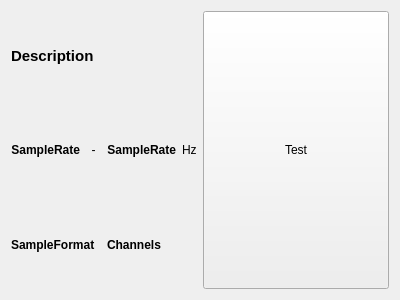
<?xml version="1.0" encoding="UTF-8"?>
<ui version="4.0">
 <class>AudioOutputPreview</class>
 <widget class="QWidget" name="AudioOutputPreview">
  <property name="geometry">
   <rect>
    <x>0</x>
    <y>0</y>
    <width>400</width>
    <height>300</height>
   </rect>
  </property>
  <property name="windowTitle">
   <string>Form</string>
  </property>
  <layout class="QHBoxLayout" name="horizontalLayout_3">
   <item>
    <layout class="QVBoxLayout" name="verticalLayout">
     <item>
      <widget class="QLabel" name="labelDescription">
       <property name="font">
        <font>
         <pointsize>11</pointsize>
         <bold>true</bold>
        </font>
       </property>
       <property name="text">
        <string>Description</string>
       </property>
      </widget>
     </item>
     <item>
      <layout class="QHBoxLayout" name="horizontalLayout">
       <item>
        <widget class="QLabel" name="labelMinSampleRate">
         <property name="font">
          <font>
           <bold>true</bold>
          </font>
         </property>
         <property name="text">
          <string>SampleRate</string>
         </property>
         <property name="alignment">
          <set>Qt::AlignRight|Qt::AlignTrailing|Qt::AlignVCenter</set>
         </property>
        </widget>
       </item>
       <item>
        <widget class="QLabel" name="labelSampleRateHyphen">
         <property name="text">
          <string>-</string>
         </property>
         <property name="alignment">
          <set>Qt::AlignCenter</set>
         </property>
        </widget>
       </item>
       <item>
        <widget class="QLabel" name="labelMaxSampleRate">
         <property name="font">
          <font>
           <bold>true</bold>
          </font>
         </property>
         <property name="text">
          <string>SampleRate</string>
         </property>
         <property name="alignment">
          <set>Qt::AlignRight|Qt::AlignTrailing|Qt::AlignVCenter</set>
         </property>
        </widget>
       </item>
       <item>
        <widget class="QLabel" name="labelSampleRateUnit">
         <property name="text">
          <string>Hz</string>
         </property>
        </widget>
       </item>
      </layout>
     </item>
     <item>
      <layout class="QHBoxLayout" name="horizontalLayout_2">
       <item>
        <widget class="QLabel" name="labelSampleFormat">
         <property name="font">
          <font>
           <bold>true</bold>
          </font>
         </property>
         <property name="text">
          <string>SampleFormat</string>
         </property>
        </widget>
       </item>
       <item>
        <widget class="QLabel" name="labelChannelConfiguration">
         <property name="font">
          <font>
           <bold>true</bold>
          </font>
         </property>
         <property name="text">
          <string>Channels</string>
         </property>
        </widget>
       </item>
      </layout>
     </item>
    </layout>
   </item>
   <item>
    <widget class="QPushButton" name="pushButtonTest">
     <property name="sizePolicy">
      <sizepolicy hsizetype="Preferred" vsizetype="Minimum">
       <horstretch>0</horstretch>
       <verstretch>0</verstretch>
      </sizepolicy>
     </property>
     <property name="text">
      <string>Test</string>
     </property>
    </widget>
   </item>
  </layout>
 </widget>
 <resources/>
 <connections/>
</ui>
